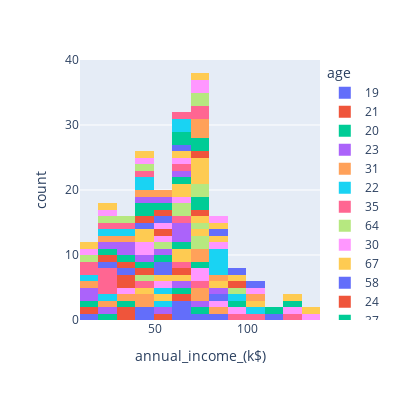

Notebook code for this chart:
### Code cell
fig = px.histogram(df, x="annual_income_(k$)", color="age",width=400, height=400)
fig.show()

### Figure 1 — Plotly figure (JSON) as saved in the notebook; plotly's stock layout.template omitted (floating-point values rounded to 4 significant figures)
{"data": [{"alignmentgroup": "True", "bingroup": "x", "hovertemplate": "age=19<br>annual_income_(k$)=%{x}<br>count=%{y}<extra></extra>", "legendgroup": "19", "marker": {"color": "#636efa", "pattern": {"shape": ""}}, "name": "19", "offsetgroup": "19", "orientation": "v", "showlegend": true, "type": "histogram", "x": [15, 46, 48, 63, 64, 65, 74, 81], "xaxis": "x", "yaxis": "y"}, {"alignmentgroup": "True", "bingroup": "x", "hovertemplate": "age=21<br>annual_income_(k$)=%{x}<br>count=%{y}<extra></extra>", "legendgroup": "21", "marker": {"color": "#EF553B", "pattern": {"shape": ""}}, "name": "21", "offsetgroup": "21", "orientation": "v", "showlegend": true, "type": "histogram", "x": [15, 30, 33, 54, 62], "xaxis": "x", "yaxis": "y"}, {"alignmentgroup": "True", "bingroup": "x", "hovertemplate": "age=20<br>annual_income_(k$)=%{x}<br>count=%{y}<extra></extra>", "legendgroup": "20", "marker": {"color": "#00cc96", "pattern": {"shape": ""}}, "name": "20", "offsetgroup": "20", "orientation": "v", "showlegend": true, "type": "histogram", "x": [16, 21, 37, 61, 73], "xaxis": "x", "yaxis": "y"}, {"alignmentgroup": "True", "bingroup": "x", "hovertemplate": "age=23<br>annual_income_(k$)=%{x}<br>count=%{y}<extra></extra>", "legendgroup": "23", "marker": {"color": "#ab63fa", "pattern": {"shape": ""}}, "name": "23", "offsetgroup": "23", "orientation": "v", "showlegend": true, "type": "histogram", "x": [16, 18, 29, 54, 62, 70], "xaxis": "x", "yaxis": "y"}, {"alignmentgroup": "True", "bingroup": "x", "hovertemplate": "age=31<br>annual_income_(k$)=%{x}<br>count=%{y}<extra></extra>", "legendgroup": "31", "marker": {"color": "#FFA15A", "pattern": {"shape": ""}}, "name": "31", "offsetgroup": "31", "orientation": "v", "showlegend": true, "type": "histogram", "x": [17, 25, 39, 40, 43, 70, 72, 81], "xaxis": "x", "yaxis": "y"}, {"alignmentgroup": "True", "bingroup": "x", "hovertemplate": "age=22<br>annual_income_(k$)=%{x}<br>count=%{y}<extra></extra>", "legendgroup": "22", "marker": {"color": "#19d3f3", "pattern": {"shape": ""}}, "name": "22", "offsetgroup": "22", "orientation": "v", "showlegend": true, "type": "histogram", "x": [17, 20, 57], "xaxis": "x", "yaxis": "y"}, {"alignmentgroup": "True", "bingroup": "x", "hovertemplate": "age=35<br>annual_income_(k$)=%{x}<br>count=%{y}<extra></extra>", "legendgroup": "35", "marker": {"color": "#FF6692", "pattern": {"shape": ""}}, "name": "35", "offsetgroup": "35", "orientation": "v", "showlegend": true, "type": "histogram", "x": [18, 19, 21, 23, 24, 28, 74, 93, 120], "xaxis": "x", "yaxis": "y"}, {"alignmentgroup": "True", "bingroup": "x", "hovertemplate": "age=64<br>annual_income_(k$)=%{x}<br>count=%{y}<extra></extra>", "legendgroup": "64", "marker": {"color": "#B6E880", "pattern": {"shape": ""}}, "name": "64", "offsetgroup": "64", "orientation": "v", "showlegend": true, "type": "histogram", "x": [19], "xaxis": "x", "yaxis": "y"}, {"alignmentgroup": "True", "bingroup": "x", "hovertemplate": "age=30<br>annual_income_(k$)=%{x}<br>count=%{y}<extra></extra>", "legendgroup": "30", "marker": {"color": "#FF97FF", "pattern": {"shape": ""}}, "name": "30", "offsetgroup": "30", "orientation": "v", "showlegend": true, "type": "histogram", "x": [19, 34, 78, 78, 88, 99, 137], "xaxis": "x", "yaxis": "y"}, {"alignmentgroup": "True", "bingroup": "x", "hovertemplate": "age=67<br>annual_income_(k$)=%{x}<br>count=%{y}<extra></extra>", "legendgroup": "67", "marker": {"color": "#FECB52", "pattern": {"shape": ""}}, "name": "67", "offsetgroup": "67", "orientation": "v", "showlegend": true, "type": "histogram", "x": [19, 47, 54, 62], "xaxis": "x", "yaxis": "y"}, {"alignmentgroup": "True", "bingroup": "x", "hovertemplate": "age=58<br>annual_income_(k$)=%{x}<br>count=%{y}<extra></extra>", "legendgroup": "58", "marker": {"color": "#636efa", "pattern": {"shape": ""}}, "name": "58", "offsetgroup": "58", "orientation": "v", "showlegend": true, "type": "histogram", "x": [20, 88], "xaxis": "x", "yaxis": "y"}, {"alignmentgroup": "True", "bingroup": "x", "hovertemplate": "age=24<br>annual_income_(k$)=%{x}<br>count=%{y}<extra></extra>", "legendgroup": "24", "marker": {"color": "#EF553B", "pattern": {"shape": ""}}, "name": "24", "offsetgroup": "24", "orientation": "v", "showlegend": true, "type": "histogram", "x": [20, 38, 39, 60], "xaxis": "x", "yaxis": "y"}, {"alignmentgroup": "True", "bingroup": "x", "hovertemplate": "age=37<br>annual_income_(k$)=%{x}<br>count=%{y}<extra></extra>", "legendgroup": "37", "marker": {"color": "#00cc96", "pattern": {"shape": ""}}, "name": "37", "offsetgroup": "37", "orientation": "v", "showlegend": true, "type": "histogram", "x": [20, 78, 97], "xaxis": "x", "yaxis": "y"}, {"alignmentgroup": "True", "bingroup": "x", "hovertemplate": "age=52<br>annual_income_(k$)=%{x}<br>count=%{y}<extra></extra>", "legendgroup": "52", "marker": {"color": "#ab63fa", "pattern": {"shape": ""}}, "name": "52", "offsetgroup": "52", "orientation": "v", "showlegend": true, "type": "histogram", "x": [23, 88], "xaxis": "x", "yaxis": "y"}, {"alignmentgroup": "True", "bingroup": "x", "hovertemplate": "age=25<br>annual_income_(k$)=%{x}<br>count=%{y}<extra></extra>", "legendgroup": "25", "marker": {"color": "#FFA15A", "pattern": {"shape": ""}}, "name": "25", "offsetgroup": "25", "orientation": "v", "showlegend": true, "type": "histogram", "x": [24, 72, 77], "xaxis": "x", "yaxis": "y"}, {"alignmentgroup": "True", "bingroup": "x", "hovertemplate": "age=46<br>annual_income_(k$)=%{x}<br>count=%{y}<extra></extra>", "legendgroup": "46", "marker": {"color": "#19d3f3", "pattern": {"shape": ""}}, "name": "46", "offsetgroup": "46", "orientation": "v", "showlegend": true, "type": "histogram", "x": [25, 54, 98], "xaxis": "x", "yaxis": "y"}, {"alignmentgroup": "True", "bingroup": "x", "hovertemplate": "age=54<br>annual_income_(k$)=%{x}<br>count=%{y}<extra></extra>", "legendgroup": "54", "marker": {"color": "#FF6692", "pattern": {"shape": ""}}, "name": "54", "offsetgroup": "54", "orientation": "v", "showlegend": true, "type": "histogram", "x": [28, 47, 63, 101], "xaxis": "x", "yaxis": "y"}, {"alignmentgroup": "True", "bingroup": "x", "hovertemplate": "age=29<br>annual_income_(k$)=%{x}<br>count=%{y}<extra></extra>", "legendgroup": "29", "marker": {"color": "#B6E880", "pattern": {"shape": ""}}, "name": "29", "offsetgroup": "29", "orientation": "v", "showlegend": true, "type": "histogram", "x": [28, 40, 73, 79, 98], "xaxis": "x", "yaxis": "y"}, {"alignmentgroup": "True", "bingroup": "x", "hovertemplate": "age=45<br>annual_income_(k$)=%{x}<br>count=%{y}<extra></extra>", "legendgroup": "45", "marker": {"color": "#FF97FF", "pattern": {"shape": ""}}, "name": "45", "offsetgroup": "45", "orientation": "v", "showlegend": true, "type": "histogram", "x": [28, 54, 126], "xaxis": "x", "yaxis": "y"}, {"alignmentgroup": "True", "bingroup": "x", "hovertemplate": "age=40<br>annual_income_(k$)=%{x}<br>count=%{y}<extra></extra>", "legendgroup": "40", "marker": {"color": "#FECB52", "pattern": {"shape": ""}}, "name": "40", "offsetgroup": "40", "orientation": "v", "showlegend": true, "type": "histogram", "x": [29, 54, 60, 69, 71, 87], "xaxis": "x", "yaxis": "y"}, {"alignmentgroup": "True", "bingroup": "x", "hovertemplate": "age=60<br>annual_income_(k$)=%{x}<br>count=%{y}<extra></extra>", "legendgroup": "60", "marker": {"color": "#636efa", "pattern": {"shape": ""}}, "name": "60", "offsetgroup": "60", "orientation": "v", "showlegend": true, "type": "histogram", "x": [30, 50, 50], "xaxis": "x", "yaxis": "y"}, {"alignmentgroup": "True", "bingroup": "x", "hovertemplate": "age=53<br>annual_income_(k$)=%{x}<br>count=%{y}<extra></extra>", "legendgroup": "53", "marker": {"color": "#EF553B", "pattern": {"shape": ""}}, "name": "53", "offsetgroup": "53", "orientation": "v", "showlegend": true, "type": "histogram", "x": [33, 46], "xaxis": "x", "yaxis": "y"}, {"alignmentgroup": "True", "bingroup": "x", "hovertemplate": "age=18<br>annual_income_(k$)=%{x}<br>count=%{y}<extra></extra>", "legendgroup": "18", "marker": {"color": "#00cc96", "pattern": {"shape": ""}}, "name": "18", "offsetgroup": "18", "orientation": "v", "showlegend": true, "type": "histogram", "x": [33, 48, 59, 65], "xaxis": "x", "yaxis": "y"}, {"alignmentgroup": "True", "bingroup": "x", "hovertemplate": "age=49<br>annual_income_(k$)=%{x}<br>count=%{y}<extra></extra>", "legendgroup": "49", "marker": {"color": "#ab63fa", "pattern": {"shape": ""}}, "name": "49", "offsetgroup": "49", "orientation": "v", "showlegend": true, "type": "histogram", "x": [33, 39, 42, 54, 62, 62, 65], "xaxis": "x", "yaxis": "y"}, {"alignmentgroup": "True", "bingroup": "x", "hovertemplate": "age=42<br>annual_income_(k$)=%{x}<br>count=%{y}<extra></extra>", "legendgroup": "42", "marker": {"color": "#FFA15A", "pattern": {"shape": ""}}, "name": "42", "offsetgroup": "42", "orientation": "v", "showlegend": true, "type": "histogram", "x": [34, 86], "xaxis": "x", "yaxis": "y"}, {"alignmentgroup": "True", "bingroup": "x", "hovertemplate": "age=36<br>annual_income_(k$)=%{x}<br>count=%{y}<extra></extra>", "legendgroup": "36", "marker": {"color": "#19d3f3", "pattern": {"shape": ""}}, "name": "36", "offsetgroup": "36", "orientation": "v", "showlegend": true, "type": "histogram", "x": [37, 85, 87, 87, 87, 103], "xaxis": "x", "yaxis": "y"}, {"alignmentgroup": "True", "bingroup": "x", "hovertemplate": "age=65<br>annual_income_(k$)=%{x}<br>count=%{y}<extra></extra>", "legendgroup": "65", "marker": {"color": "#FF6692", "pattern": {"shape": ""}}, "name": "65", "offsetgroup": "65", "orientation": "v", "showlegend": true, "type": "histogram", "x": [38, 63], "xaxis": "x", "yaxis": "y"}, {"alignmentgroup": "True", "bingroup": "x", "hovertemplate": "age=48<br>annual_income_(k$)=%{x}<br>count=%{y}<extra></extra>", "legendgroup": "48", "marker": {"color": "#B6E880", "pattern": {"shape": ""}}, "name": "48", "offsetgroup": "48", "orientation": "v", "showlegend": true, "type": "histogram", "x": [39, 54, 60, 61, 77], "xaxis": "x", "yaxis": "y"}, {"alignmentgroup": "True", "bingroup": "x", "hovertemplate": "age=50<br>annual_income_(k$)=%{x}<br>count=%{y}<extra></extra>", "legendgroup": "50", "marker": {"color": "#FF97FF", "pattern": {"shape": ""}}, "name": "50", "offsetgroup": "50", "orientation": "v", "showlegend": true, "type": "histogram", "x": [40, 43, 58, 67, 85], "xaxis": "x", "yaxis": "y"}, {"alignmentgroup": "True", "bingroup": "x", "hovertemplate": "age=27<br>annual_income_(k$)=%{x}<br>count=%{y}<extra></extra>", "legendgroup": "27", "marker": {"color": "#FECB52", "pattern": {"shape": ""}}, "name": "27", "offsetgroup": "27", "orientation": "v", "showlegend": true, "type": "histogram", "x": [40, 46, 60, 67, 78, 88], "xaxis": "x", "yaxis": "y"}, {"alignmentgroup": "True", "bingroup": "x", "hovertemplate": "age=33<br>annual_income_(k$)=%{x}<br>count=%{y}<extra></extra>", "legendgroup": "33", "marker": {"color": "#636efa", "pattern": {"shape": ""}}, "name": "33", "offsetgroup": "33", "orientation": "v", "showlegend": true, "type": "histogram", "x": [42, 86, 113], "xaxis": "x", "yaxis": "y"}, {"alignmentgroup": "True", "bingroup": "x", "hovertemplate": "age=59<br>annual_income_(k$)=%{x}<br>count=%{y}<extra></extra>", "legendgroup": "59", "marker": {"color": "#EF553B", "pattern": {"shape": ""}}, "name": "59", "offsetgroup": "59", "orientation": "v", "showlegend": true, "type": "histogram", "x": [43, 54, 71, 93], "xaxis": "x", "yaxis": "y"}, {"alignmentgroup": "True", "bingroup": "x", "hovertemplate": "age=47<br>annual_income_(k$)=%{x}<br>count=%{y}<extra></extra>", "legendgroup": "47", "marker": {"color": "#00cc96", "pattern": {"shape": ""}}, "name": "47", "offsetgroup": "47", "orientation": "v", "showlegend": true, "type": "histogram", "x": [43, 49, 60, 71, 78, 120], "xaxis": "x", "yaxis": "y"}, {"alignmentgroup": "True", "bingroup": "x", "hovertemplate": "age=51<br>annual_income_(k$)=%{x}<br>count=%{y}<extra></extra>", "legendgroup": "51", "marker": {"color": "#ab63fa", "pattern": {"shape": ""}}, "name": "51", "offsetgroup": "51", "orientation": "v", "showlegend": true, "type": "histogram", "x": [44, 67], "xaxis": "x", "yaxis": "y"}, {"alignmentgroup": "True", "bingroup": "x", "hovertemplate": "age=69<br>annual_income_(k$)=%{x}<br>count=%{y}<extra></extra>", "legendgroup": "69", "marker": {"color": "#FFA15A", "pattern": {"shape": ""}}, "name": "69", "offsetgroup": "69", "orientation": "v", "showlegend": true, "type": "histogram", "x": [44], "xaxis": "x", "yaxis": "y"}, {"alignmentgroup": "True", "bingroup": "x", "hovertemplate": "age=70<br>annual_income_(k$)=%{x}<br>count=%{y}<extra></extra>", "legendgroup": "70", "marker": {"color": "#19d3f3", "pattern": {"shape": ""}}, "name": "70", "offsetgroup": "70", "orientation": "v", "showlegend": true, "type": "histogram", "x": [46, 49], "xaxis": "x", "yaxis": "y"}, {"alignmentgroup": "True", "bingroup": "x", "hovertemplate": "age=63<br>annual_income_(k$)=%{x}<br>count=%{y}<extra></extra>", "legendgroup": "63", "marker": {"color": "#FF6692", "pattern": {"shape": ""}}, "name": "63", "offsetgroup": "63", "orientation": "v", "showlegend": true, "type": "histogram", "x": [48, 65], "xaxis": "x", "yaxis": "y"}, {"alignmentgroup": "True", "bingroup": "x", "hovertemplate": "age=43<br>annual_income_(k$)=%{x}<br>count=%{y}<extra></extra>", "legendgroup": "43", "marker": {"color": "#B6E880", "pattern": {"shape": ""}}, "name": "43", "offsetgroup": "43", "orientation": "v", "showlegend": true, "type": "histogram", "x": [48, 71, 78], "xaxis": "x", "yaxis": "y"}, {"alignmentgroup": "True", "bingroup": "x", "hovertemplate": "age=68<br>annual_income_(k$)=%{x}<br>count=%{y}<extra></extra>", "legendgroup": "68", "marker": {"color": "#FF97FF", "pattern": {"shape": ""}}, "name": "68", "offsetgroup": "68", "orientation": "v", "showlegend": true, "type": "histogram", "x": [48, 59, 63], "xaxis": "x", "yaxis": "y"}, {"alignmentgroup": "True", "bingroup": "x", "hovertemplate": "age=32<br>annual_income_(k$)=%{x}<br>count=%{y}<extra></extra>", "legendgroup": "32", "marker": {"color": "#FECB52", "pattern": {"shape": ""}}, "name": "32", "offsetgroup": "32", "orientation": "v", "showlegend": true, "type": "histogram", "x": [48, 60, 73, 75, 76, 77, 87, 97, 103, 126, 137], "xaxis": "x", "yaxis": "y"}, {"alignmentgroup": "True", "bingroup": "x", "hovertemplate": "age=26<br>annual_income_(k$)=%{x}<br>count=%{y}<extra></extra>", "legendgroup": "26", "marker": {"color": "#636efa", "pattern": {"shape": ""}}, "name": "26", "offsetgroup": "26", "orientation": "v", "showlegend": true, "type": "histogram", "x": [54, 62], "xaxis": "x", "yaxis": "y"}, {"alignmentgroup": "True", "bingroup": "x", "hovertemplate": "age=57<br>annual_income_(k$)=%{x}<br>count=%{y}<extra></extra>", "legendgroup": "57", "marker": {"color": "#EF553B", "pattern": {"shape": ""}}, "name": "57", "offsetgroup": "57", "orientation": "v", "showlegend": true, "type": "histogram", "x": [54, 75], "xaxis": "x", "yaxis": "y"}, {"alignmentgroup": "True", "bingroup": "x", "hovertemplate": "age=38<br>annual_income_(k$)=%{x}<br>count=%{y}<extra></extra>", "legendgroup": "38", "marker": {"color": "#00cc96", "pattern": {"shape": ""}}, "name": "38", "offsetgroup": "38", "orientation": "v", "showlegend": true, "type": "histogram", "x": [54, 64, 67, 71, 78, 113], "xaxis": "x", "yaxis": "y"}, {"alignmentgroup": "True", "bingroup": "x", "hovertemplate": "age=55<br>annual_income_(k$)=%{x}<br>count=%{y}<extra></extra>", "legendgroup": "55", "marker": {"color": "#ab63fa", "pattern": {"shape": ""}}, "name": "55", "offsetgroup": "55", "orientation": "v", "showlegend": true, "type": "histogram", "x": [57], "xaxis": "x", "yaxis": "y"}, {"alignmentgroup": "True", "bingroup": "x", "hovertemplate": "age=34<br>annual_income_(k$)=%{x}<br>count=%{y}<extra></extra>", "legendgroup": "34", "marker": {"color": "#FFA15A", "pattern": {"shape": ""}}, "name": "34", "offsetgroup": "34", "orientation": "v", "showlegend": true, "type": "histogram", "x": [58, 78, 78, 78, 103], "xaxis": "x", "yaxis": "y"}, {"alignmentgroup": "True", "bingroup": "x", "hovertemplate": "age=66<br>annual_income_(k$)=%{x}<br>count=%{y}<extra></extra>", "legendgroup": "66", "marker": {"color": "#19d3f3", "pattern": {"shape": ""}}, "name": "66", "offsetgroup": "66", "orientation": "v", "showlegend": true, "type": "histogram", "x": [63, 63], "xaxis": "x", "yaxis": "y"}, {"alignmentgroup": "True", "bingroup": "x", "hovertemplate": "age=39<br>annual_income_(k$)=%{x}<br>count=%{y}<extra></extra>", "legendgroup": "39", "marker": {"color": "#FF6692", "pattern": {"shape": ""}}, "name": "39", "offsetgroup": "39", "orientation": "v", "showlegend": true, "type": "histogram", "x": [69, 71, 78], "xaxis": "x", "yaxis": "y"}, {"alignmentgroup": "True", "bingroup": "x", "hovertemplate": "age=44<br>annual_income_(k$)=%{x}<br>count=%{y}<extra></extra>", "legendgroup": "44", "marker": {"color": "#B6E880", "pattern": {"shape": ""}}, "name": "44", "offsetgroup": "44", "orientation": "v", "showlegend": true, "type": "histogram", "x": [73, 78], "xaxis": "x", "yaxis": "y"}, {"alignmentgroup": "True", "bingroup": "x", "hovertemplate": "age=28<br>annual_income_(k$)=%{x}<br>count=%{y}<extra></extra>", "legendgroup": "28", "marker": {"color": "#FF97FF", "pattern": {"shape": ""}}, "name": "28", "offsetgroup": "28", "orientation": "v", "showlegend": true, "type": "histogram", "x": [76, 77, 87, 101], "xaxis": "x", "yaxis": "y"}, {"alignmentgroup": "True", "bingroup": "x", "hovertemplate": "age=56<br>annual_income_(k$)=%{x}<br>count=%{y}<extra></extra>", "legendgroup": "56", "marker": {"color": "#FECB52", "pattern": {"shape": ""}}, "name": "56", "offsetgroup": "56", "orientation": "v", "showlegend": true, "type": "histogram", "x": [79], "xaxis": "x", "yaxis": "y"}, {"alignmentgroup": "True", "bingroup": "x", "hovertemplate": "age=41<br>annual_income_(k$)=%{x}<br>count=%{y}<extra></extra>", "legendgroup": "41", "marker": {"color": "#636efa", "pattern": {"shape": ""}}, "name": "41", "offsetgroup": "41", "orientation": "v", "showlegend": true, "type": "histogram", "x": [99, 103], "xaxis": "x", "yaxis": "y"}], "layout": {"barmode": "relative", "height": 400, "legend": {"title": {"text": "age"}, "tracegroupgap": 0}, "margin": {"t": 60}, "width": 400, "xaxis": {"anchor": "y", "domain": [0, 1], "title": {"text": "annual_income_(k$)"}}, "yaxis": {"anchor": "x", "domain": [0, 1], "title": {"text": "count"}}}}
